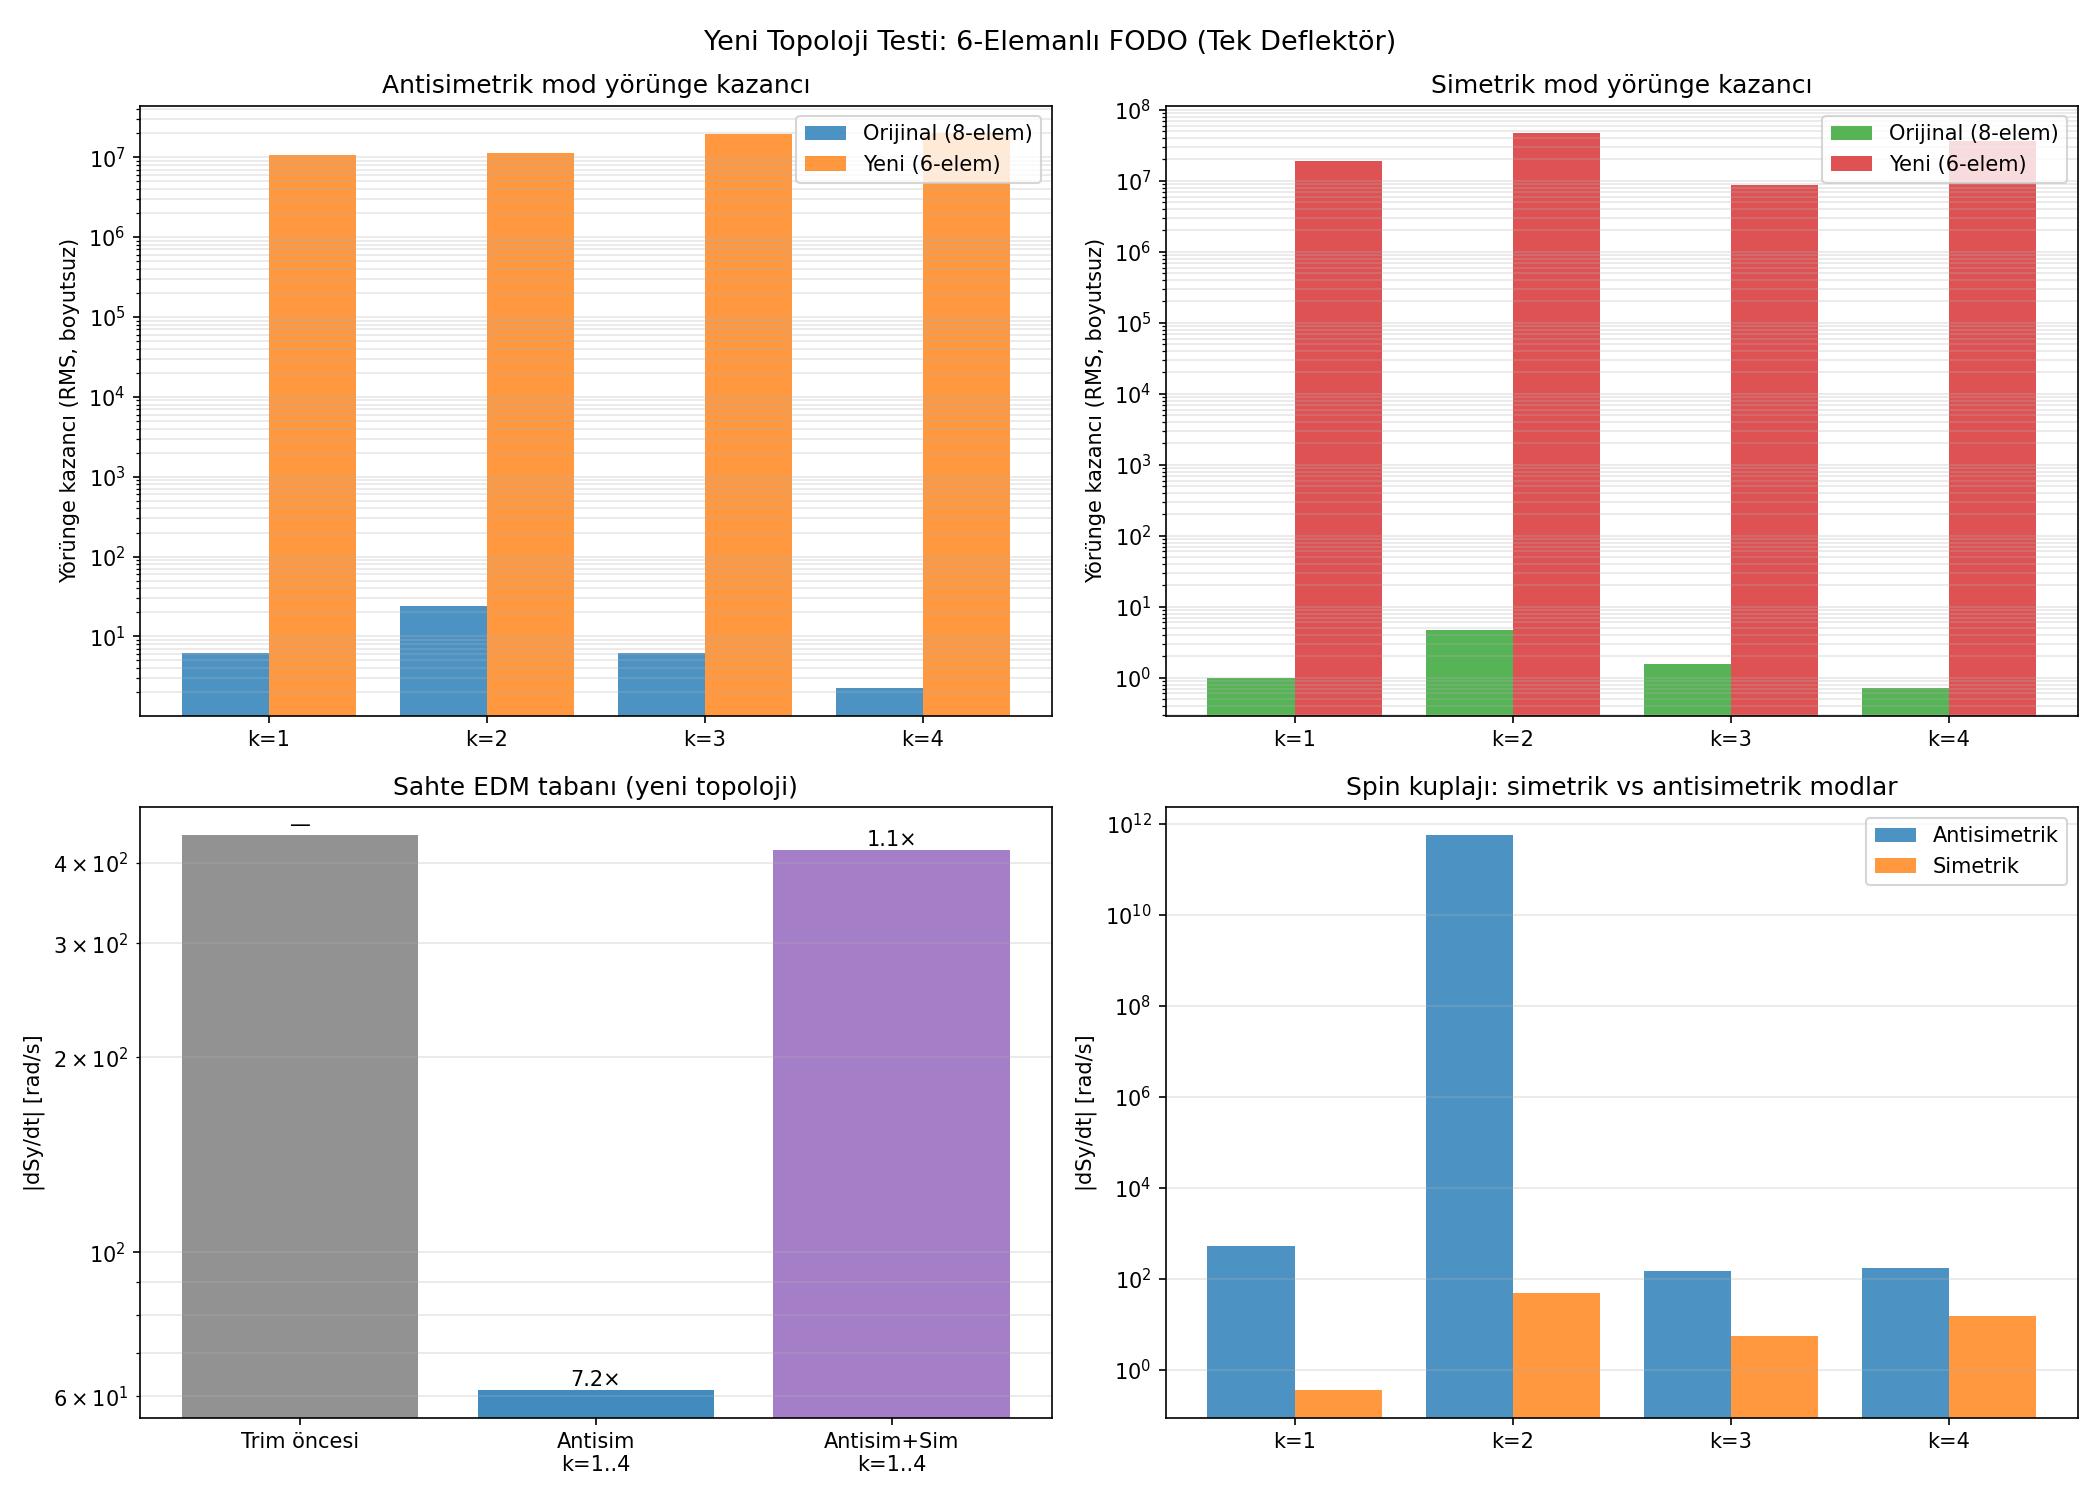

Python code for this plot:
#!/usr/bin/env python3
"""test_new_topology.py — Yeni topoloji (6-elemanlı FODO) testleri.

Hipotez: Tüm bükmesi tek deflektörde toplanan yeni FODO topolojisinde
simetrik kuadrupol hizalama modları daha yüksek yörünge kazancına
ve daha düşük spin kuplajına sahip olacak → sahte EDM tabanı
2.5×10⁻⁴ rad/s'den 10⁻⁵ rad/s düzeyine inebilir.

Bölüm A: k=1..4 antisimetrik ve simetrik modların yörünge kazanç karşılaştırması
Bölüm B: Rastgele desen (seed=321) ile tam trim testi
Bölüm C: Simetrik vs antisimetrik ayrışımı
"""

import json
import os
import shutil
import sys
import tempfile
import time

import matplotlib
matplotlib.use("Agg")
import matplotlib.pyplot as plt
import multiprocessing as mp
import numpy as np

BASE = os.path.dirname(os.path.abspath(__file__))
os.chdir(BASE)
sys.path.insert(0, BASE)

# ── Parametreler ─────────────────────────────────────────────────────────────
PATTERN_RMS  = 1e-4      # rastgele hizalama hatası RMS [m] = 100 μm
PATTERN_SEED = 321
A_CAL        = 1e-4      # kalibrasyon mod genliği [m] = 100 μm
T2           = 1e-3      # simülasyon süresi [s]
RETURN_STEPS = 6000      # spin koşumları için Poincaré adımı
K_CAL        = [1, 2, 3, 4]


def _suppress_stdout():
    fd = os.dup(1)
    null = os.open(os.devnull, os.O_WRONLY)
    os.dup2(null, 1)
    os.close(null)
    return fd


def _restore_stdout(fd):
    os.dup2(fd, 1)
    os.close(fd)


def mode_vec_antisym(n_q, k):
    """k modunun antisimetrik (cos, sin) birim desen çifti.
    QF ve QD zıt yönlerde: c[2*i] = cos, c[2*i+1] = -cos."""
    n_fodo = n_q // 2
    c = np.zeros(n_q)
    s = np.zeros(n_q)
    for i in range(n_fodo):
        phi = 2 * np.pi * k * i / n_fodo
        c[2*i]   =  np.cos(phi)
        c[2*i+1] = -np.cos(phi)
        s[2*i]   =  np.sin(phi)
        s[2*i+1] = -np.sin(phi)
    nc = np.linalg.norm(c)
    ns = np.linalg.norm(s)
    return c / nc if nc > 0 else c, s / ns if ns > 0 else s


def mode_vec_symm(n_q, k):
    """k modunun simetrik (cos, sin) birim desen çifti.
    QF ve QD aynı yönde: c[2*i] = cos, c[2*i+1] = cos."""
    n_fodo = n_q // 2
    c = np.zeros(n_q)
    s = np.zeros(n_q)
    for i in range(n_fodo):
        phi = 2 * np.pi * k * i / n_fodo
        c[2*i]   = np.cos(phi)
        c[2*i+1] = np.cos(phi)
        s[2*i]   = np.sin(phi)
        s[2*i+1] = np.sin(phi)
    nc = np.linalg.norm(c)
    ns = np.linalg.norm(s)
    return c / nc if nc > 0 else c, s / ns if ns > 0 else s


def _worker(task):
    """Tek koşum — integrator2 (yeni topoloji).
    mode='orbit': 48 BPM tur-ortalamalı y [m]
    mode='spin': dSy/dt [rad/s]
    """
    label, dy_list, mode, t2, return_steps = task

    import os, sys, json, tempfile, shutil
    import numpy as np
    sys.path.insert(0, BASE)
    tmp = tempfile.mkdtemp(prefix=f"ntopo_{os.getpid()}_")
    os.chdir(tmp)

    from false_edm_mode_scan import setup_fields
    from integrator2 import integrate_particle

    with open(os.path.join(BASE, "params.json")) as fh:
        config = json.load(fh)
    fields, y0, beta0, R0, p_mag, direction = setup_fields(config)
    # setup_fields, integrator'dan FieldParams alır; integrator2 için aynı
    # FieldParams yapısını kullanıyoruz (aynı arayüz)
    from integrator2 import FieldParams as FieldParams2
    fields2 = FieldParams2()
    fields2.R0 = fields.R0
    fields2.E0 = fields.E0
    fields2.E0_power = fields.E0_power
    fields2.B0ver = fields.B0ver
    fields2.B0rad = fields.B0rad
    fields2.B0long = fields.B0long
    fields2.quadG1 = fields.quadG1
    fields2.quadG0 = fields.quadG0
    fields2.sextK1 = fields.sextK1
    fields2.quadSwitch = fields.quadSwitch
    fields2.sextSwitch = fields.sextSwitch
    fields2.EDMSwitch = fields.EDMSwitch
    fields2.direction = fields.direction
    fields2.nFODO = fields.nFODO
    fields2.quadLen = fields.quadLen
    fields2.driftLen = fields.driftLen
    fields2.rfSwitch = fields.rfSwitch
    fields2.rfVoltage = fields.rfVoltage
    fields2.h = fields.h
    fields2.quadModA = fields.quadModA
    fields2.quadModF = fields.quadModF
    fields2.B0rad_harm_amp = fields.B0rad_harm_amp
    fields2.B0rad_harm_N = fields.B0rad_harm_N

    dt = float(config.get("dt", 1e-11))
    dy = np.asarray(dy_list, dtype=float)

    n = int(fields2.nFODO)

    saved = _suppress_stdout()
    try:
        if mode == "orbit":
            fields2.poincare_quad_index = 999.0
            integrate_particle(y0, 0.0, t2, dt, fields=fields2,
                               return_steps=10, quad_dy=dy)
            cd = np.loadtxt("cod_data.txt", skiprows=1)
            cd[:, 1:3] *= 1e-3            # mm → m
            # Yeni topoloji: 6 element/cell: QF(0) DRIFT(1) QD(2) DRIFT(3) DEFL(4) DRIFT(5)
            # QF girişi: elem 0, QD girişi: elem 2
            y_bpm = np.empty(2 * n)
            for k in range(n):
                y_bpm[2*k]     = cd[k*6 + 0, 2]   # QF girişi (elem 0)
                y_bpm[2*k + 1] = cd[k*6 + 2, 2]   # QD girişi (elem 2)
            result = y_bpm.tolist()
        else:
            fields2.poincare_quad_index = 0.0
            _, poin, poin_t = integrate_particle(
                y0, 0.0, t2, dt, fields=fields2,
                return_steps=return_steps, quad_dy=dy)
            if poin is None or len(poin) < 10:
                result = 0.0
            else:
                result = float(np.polyfit(np.asarray(poin_t, float),
                                          np.asarray(poin[:, 7], float), 1)[0])
    finally:
        _restore_stdout(saved)
        os.chdir(BASE)
        shutil.rmtree(tmp, ignore_errors=True)

    return label, result


def main():
    t_start = time.time()

    with open("params.json") as fh:
        config = json.load(fh)

    from false_edm_mode_scan import setup_fields
    fields, *_ = setup_fields(config)
    n_q = 2 * int(fields.nFODO)

    ctx = mp.get_context("spawn")
    nw  = mp.cpu_count()

    def run(tasks):
        with ctx.Pool(processes=min(nw, len(tasks))) as pool:
            return dict(pool.map(_worker, tasks))

    print("=" * 70)
    print("YENİ TOPOLOJİ TESTİ — 6-elemanlı FODO (tek deflektör)")
    print("=" * 70)

    # ══ BÖLÜM A: Kalibrasyon — kazanç karşılaştırması ════════════════════════
    print(f"\nBölüm A: Yörünge kazancı kalibrasyonu (k=1..4, antisim+sim)...")

    # 1 referans + 4×(cos+sin)×2 = 17 koşum
    tasks = [("ref", np.zeros(n_q).tolist(), "orbit", T2, 10)]
    for k in K_CAL:
        c_a, s_a = mode_vec_antisym(n_q, k)
        c_s, s_s = mode_vec_symm(n_q, k)
        tasks.append((f"a{k}c", (A_CAL * c_a).tolist(), "orbit", T2, 10))
        tasks.append((f"a{k}s", (A_CAL * s_a).tolist(), "orbit", T2, 10))
        tasks.append((f"s{k}c", (A_CAL * c_s).tolist(), "orbit", T2, 10))
        tasks.append((f"s{k}s", (A_CAL * s_s).tolist(), "orbit", T2, 10))

    print(f"  {len(tasks)} simülasyon ({nw} işçi)...")
    res_cal = run(tasks)

    y_ref = np.asarray(res_cal["ref"])

    # Kazanç hesabı: sütun normu / A_CAL
    G_antisym_new = {}
    G_symm_new = {}
    O_antisym_cols = {}
    O_symm_cols = {}

    for k in K_CAL:
        col_ac = (np.asarray(res_cal[f"a{k}c"]) - y_ref) / A_CAL
        col_as = (np.asarray(res_cal[f"a{k}s"]) - y_ref) / A_CAL
        col_sc = (np.asarray(res_cal[f"s{k}c"]) - y_ref) / A_CAL
        col_ss = (np.asarray(res_cal[f"s{k}s"]) - y_ref) / A_CAL
        G_antisym_new[k] = 0.5 * (np.linalg.norm(col_ac) + np.linalg.norm(col_as))
        G_symm_new[k]    = 0.5 * (np.linalg.norm(col_sc) + np.linalg.norm(col_ss))
        O_antisym_cols[k] = (col_ac, col_as)
        O_symm_cols[k]    = (col_sc, col_ss)

    # Orijinal değerler (test_orbit_trim.json ve test_symm_basis_fit.json'dan)
    G_antisym_orig = {1: 6.20, 2: 24.08, 3: 6.29, 4: 2.26}
    G_symm_orig    = {1: 0.975, 2: 4.73, 3: 1.577, 4: 0.715}

    print(f"\n{'─'*80}")
    print("Yörünge kazanç karşılaştırması (A_CAL sütun normu)")
    print(f"{'─'*80}")
    print(f"{'k':>3} | {'G_antisim (orig)':>17} | {'G_antisim (yeni)':>17} | "
          f"{'G_sim (orig)':>14} | {'G_sim (yeni)':>14} | {'antisim oran':>12} | {'sim oran':>10}")
    print('─' * 80)
    for k in K_CAL:
        r_a = G_antisym_new[k] / G_antisym_orig[k] if G_antisym_orig[k] > 0 else float('nan')
        r_s = G_symm_new[k]    / G_symm_orig[k]    if G_symm_orig[k]    > 0 else float('nan')
        print(f"{k:>3} | {G_antisym_orig[k]:>17.3f} | {G_antisym_new[k]:>17.3f} | "
              f"{G_symm_orig[k]:>14.3f} | {G_symm_new[k]:>14.3f} | "
              f"{r_a:>12.3f} | {r_s:>10.3f}")

    # ══ BÖLÜM B: Tam trim testi (seed=321) ═══════════════════════════════════
    print(f"\n{'─'*70}")
    print("Bölüm B: Tam trim testi (seed=321, PATTERN_RMS=100μm)")
    print(f"{'─'*70}")

    rng_p = np.random.default_rng(PATTERN_SEED)
    P = rng_p.standard_normal(n_q) * PATTERN_RMS
    print(f"  Desen RMS: {np.std(P)*1e6:.1f} μm")

    # f0: trims öncesi sahte EDM
    print("  f0 (trim öncesi spin) koşuluyor...")
    res_f0 = run([("f0", P.tolist(), "spin", T2, RETURN_STEPS)])
    f0 = res_f0["f0"]
    print(f"  f0 = {f0:+.4e} rad/s")

    # Fit 1: antisimetrik k=1..4 ile trim
    print("  Antisimetrik k=1..4 fit+trim...")
    O_a = np.column_stack([O_antisym_cols[k][0] for k in K_CAL] +
                          [O_antisym_cols[k][1] for k in K_CAL])
    # Sıra: k1_cos, k2_cos, k3_cos, k4_cos, k1_sin, k2_sin, k3_sin, k4_sin
    # Düzenle: (k1c, k1s, k2c, k2s, ...)
    O_a_ordered = np.column_stack([O_antisym_cols[k][j] for k in K_CAL for j in range(2)])

    res_P = run([("oP_a", P.tolist(), "orbit", T2, 10)])
    y_P_a = np.asarray(res_P["oP_a"])
    a_hat_a, *_ = np.linalg.lstsq(O_a_ordered, y_P_a, rcond=None)

    # Trim vektörü oluştur
    P_trim_a = P.copy()
    for ki, k in enumerate(K_CAL):
        c_a, s_a = mode_vec_antisym(n_q, k)
        P_trim_a -= a_hat_a[2*ki]   * c_a * A_CAL * np.linalg.norm(c_a)**(-1) * A_CAL
        P_trim_a -= a_hat_a[2*ki+1] * s_a * A_CAL * np.linalg.norm(s_a)**(-1) * A_CAL
    # Düzeltme: a_hat zaten [m] biriminde (O normalize edilmemiş), doğrudan çıkar
    P_trim_a = P.copy()
    for ki, k in enumerate(K_CAL):
        c_a, s_a = mode_vec_antisym(n_q, k)
        P_trim_a -= a_hat_a[2*ki]   * c_a
        P_trim_a -= a_hat_a[2*ki+1] * s_a

    # Fit 2: antisimetrik + simetrik k=1..4 ile trim
    O_as_ordered = np.column_stack(
        [O_antisym_cols[k][j] for k in K_CAL for j in range(2)] +
        [O_symm_cols[k][j]    for k in K_CAL for j in range(2)]
    )
    res_P2 = run([("oP_as", P.tolist(), "orbit", T2, 10)])
    y_P_as = np.asarray(res_P2["oP_as"])
    a_hat_as, *_ = np.linalg.lstsq(O_as_ordered, y_P_as, rcond=None)

    P_trim_as = P.copy()
    for ki, k in enumerate(K_CAL):
        c_a, s_a = mode_vec_antisym(n_q, k)
        P_trim_as -= a_hat_as[2*ki]   * c_a
        P_trim_as -= a_hat_as[2*ki+1] * s_a
    for ki, k in enumerate(K_CAL):
        c_s, s_s = mode_vec_symm(n_q, k)
        offset = 2 * len(K_CAL)
        P_trim_as -= a_hat_as[offset + 2*ki]   * c_s
        P_trim_as -= a_hat_as[offset + 2*ki+1] * s_s

    # Spin ölçümleri
    print("  Trim sonrası spin koşumları (antisim+antisim+sim)...")
    spin_tasks = [
        ("f_antisym", P_trim_a.tolist(),  "spin", T2, RETURN_STEPS),
        ("f_antisym_symm", P_trim_as.tolist(), "spin", T2, RETURN_STEPS),
    ]
    res_spin = run(spin_tasks)
    f_antisym      = res_spin["f_antisym"]
    f_antisym_symm = res_spin["f_antisym_symm"]

    print(f"\n{'─'*60}")
    print("Bölüm B: Spin tabanı karşılaştırması")
    print(f"{'─'*60}")
    print(f"  {'durum':>30}  {'dSy/dt [rad/s]':>15}  {'bastırma':>10}")
    print('─' * 60)
    print(f"  {'trim öncesi':>30}  {f0:>15.4e}  {'—':>10}")
    sup_a  = abs(f0/f_antisym)  if abs(f_antisym)      > 1e-30 else float('inf')
    sup_as = abs(f0/f_antisym_symm) if abs(f_antisym_symm) > 1e-30 else float('inf')
    print(f"  {'antisim k=1..4 trim':>30}  {f_antisym:>15.4e}  {sup_a:>9.1f}×")
    print(f"  {'antisim+sim k=1..4 trim':>30}  {f_antisym_symm:>15.4e}  {sup_as:>9.1f}×")

    # ══ BÖLÜM C: Simetrik mod spin kuplajı ═══════════════════════════════════
    print(f"\n{'─'*70}")
    print("Bölüm C: Simetrik mod spin kuplajı (yeni topoloji)")
    print(f"{'─'*70}")

    A_SPIN = 1e-4   # spin kuplaj ölçümü için mod genliği [m]
    spin_coup_tasks = []
    for k in K_CAL:
        c_a, s_a = mode_vec_antisym(n_q, k)
        c_s, s_s = mode_vec_symm(n_q, k)
        spin_coup_tasks.append((f"sa{k}c", (A_SPIN*c_a).tolist(), "spin", T2, RETURN_STEPS))
        spin_coup_tasks.append((f"ss{k}c", (A_SPIN*c_s).tolist(), "spin", T2, RETURN_STEPS))

    print(f"  {len(spin_coup_tasks)} spin koşumu ({nw} işçi)...")
    res_coup = run(spin_coup_tasks)

    print(f"\n{'─'*60}")
    print("Bölüm C: Spin kuplajı karşılaştırması (tek mod, A=100μm)")
    print(f"{'─'*60}")
    print(f"{'k':>3} | {'antisim dSy/dt':>16} | {'sim dSy/dt':>16} | "
          f"{'sim/antisim oran':>16}")
    print('─' * 60)

    spin_coupling = {}
    for k in K_CAL:
        f_a = res_coup[f"sa{k}c"]
        f_s = res_coup[f"ss{k}c"]
        ratio = abs(f_s / f_a) if abs(f_a) > 1e-30 else float('nan')
        spin_coupling[k] = {"antisim": f_a, "sim": f_s, "ratio": ratio}
        print(f"{k:>3} | {f_a:>16.4e} | {f_s:>16.4e} | {ratio:>16.4f}")

    # ══ JSON çıktı ════════════════════════════════════════════════════════════
    out = {
        "_aciklama": "Yeni topoloji testi: 6-elemanlı FODO, tek deflektör",
        "topoloji": "QF|DRIFT|QD|DRIFT|DEFLECTOR(2*Phi_def)|DRIFT(2*driftLen)",
        "parametreler": {
            "PATTERN_RMS_um": PATTERN_RMS * 1e6,
            "PATTERN_SEED": PATTERN_SEED,
            "A_CAL_um": A_CAL * 1e6,
            "T2_ms": T2 * 1e3,
            "RETURN_STEPS": RETURN_STEPS,
            "K_CAL": K_CAL,
        },
        "bolum_A_kazanclar": {
            "G_antisim_orig": G_antisym_orig,
            "G_antisim_yeni": G_antisym_new,
            "G_sim_orig": G_symm_orig,
            "G_sim_yeni": G_symm_new,
            "antisim_oran_yeni_div_orig": {k: float(G_antisym_new[k] / G_antisym_orig[k]) for k in K_CAL},
            "sim_oran_yeni_div_orig":     {k: float(G_symm_new[k]    / G_symm_orig[k])    for k in K_CAL},
        },
        "bolum_B_spin_tabani": {
            "f0": float(f0),
            "f_antisim_trim": float(f_antisym),
            "f_antisim_sim_trim": float(f_antisym_symm),
            "bastirma_antisim": float(sup_a),
            "bastirma_antisim_sim": float(sup_as),
        },
        "bolum_C_spin_kuplaji": {
            str(k): {
                "antisim_dSydt": float(spin_coupling[k]["antisim"]),
                "sim_dSydt":     float(spin_coupling[k]["sim"]),
                "sim_antisim_oran": float(spin_coupling[k]["ratio"]),
            }
            for k in K_CAL
        },
        "toplam_sure_s": float(time.time() - t_start),
    }

    with open("test_new_topology.json", "w") as fh:
        json.dump(out, fh, indent=2)
    print("\nKaydedildi: test_new_topology.json")

    # ══ Figür ════════════════════════════════════════════════════════════════
    fig, axes = plt.subplots(2, 2, figsize=(14, 10))
    fig.suptitle("Yeni Topoloji Testi: 6-Elemanlı FODO (Tek Deflektör)", fontsize=13)

    # Panel 1: Antisimetrik kazanç karşılaştırması
    ax = axes[0, 0]
    kk = list(K_CAL)
    x = np.arange(len(kk))
    ax.bar(x - 0.2, [G_antisym_orig[k] for k in kk], 0.4,
           label='Orijinal (8-elem)', color='tab:blue', alpha=0.8)
    ax.bar(x + 0.2, [G_antisym_new[k]  for k in kk], 0.4,
           label='Yeni (6-elem)',     color='tab:orange', alpha=0.8)
    ax.set_xticks(x); ax.set_xticklabels([f"k={k}" for k in kk])
    ax.set_ylabel("Yörünge kazancı (RMS, boyutsuz)")
    ax.set_title("Antisimetrik mod yörünge kazancı")
    ax.set_yscale('log'); ax.legend(); ax.grid(True, which='both', axis='y', alpha=0.3)

    # Panel 2: Simetrik kazanç karşılaştırması
    ax = axes[0, 1]
    ax.bar(x - 0.2, [G_symm_orig[k] for k in kk], 0.4,
           label='Orijinal (8-elem)', color='tab:green', alpha=0.8)
    ax.bar(x + 0.2, [G_symm_new[k]  for k in kk], 0.4,
           label='Yeni (6-elem)',     color='tab:red', alpha=0.8)
    ax.set_xticks(x); ax.set_xticklabels([f"k={k}" for k in kk])
    ax.set_ylabel("Yörünge kazancı (RMS, boyutsuz)")
    ax.set_title("Simetrik mod yörünge kazancı")
    ax.set_yscale('log'); ax.legend(); ax.grid(True, which='both', axis='y', alpha=0.3)

    # Panel 3: Spin tabanı karşılaştırması
    ax = axes[1, 0]
    labels3 = ["Trim öncesi", "Antisim\nk=1..4", "Antisim+Sim\nk=1..4"]
    vals3   = [abs(f0), abs(f_antisym), abs(f_antisym_symm)]
    cols3   = ['tab:gray', 'tab:blue', 'tab:purple']
    ax.bar(labels3, vals3, color=cols3, alpha=0.85)
    ax.set_yscale('log')
    for i, v in enumerate(vals3):
        txt = "—" if i == 0 else f"{abs(f0)/v:.1f}×"
        ax.annotate(txt, (i, v), ha='center', va='bottom', fontsize=10)
    ax.set_ylabel("|dSy/dt| [rad/s]")
    ax.set_title("Sahte EDM tabanı (yeni topoloji)")
    ax.grid(True, which='both', axis='y', alpha=0.3)

    # Panel 4: Simetrik mod spin kuplajı
    ax = axes[1, 1]
    f_antisym_coup = [abs(spin_coupling[k]["antisim"]) for k in kk]
    f_symm_coup    = [abs(spin_coupling[k]["sim"])     for k in kk]
    ax.bar(x - 0.2, f_antisym_coup, 0.4, label='Antisimetrik', color='tab:blue',   alpha=0.8)
    ax.bar(x + 0.2, f_symm_coup,    0.4, label='Simetrik',     color='tab:orange', alpha=0.8)
    ax.set_xticks(x); ax.set_xticklabels([f"k={k}" for k in kk])
    ax.set_ylabel("|dSy/dt| [rad/s]")
    ax.set_title("Spin kuplajı: simetrik vs antisimetrik modlar")
    ax.set_yscale('log'); ax.legend(); ax.grid(True, which='both', axis='y', alpha=0.3)

    plt.tight_layout()
    fout = "test_new_topology.png"
    plt.savefig(fout, dpi=150)
    print(f"Figür kaydedildi: {fout}")
    print(f"Toplam süre: {time.time() - t_start:.1f} s")


if __name__ == "__main__":
    main()
